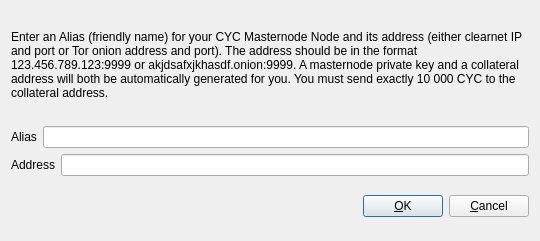
<?xml version="1.0" encoding="UTF-8"?>
<ui version="4.0">
 <class>AddEditAdrenalineNode</class>
 <widget class="QDialog" name="AddEditAdrenalineNode">
  <property name="geometry">
   <rect>
    <x>0</x>
    <y>0</y>
    <width>540</width>
    <height>241</height>
   </rect>
  </property>
  <property name="windowTitle">
   <string>Add/Edit CYC Masternode Node</string>
  </property>
  <property name="modal">
   <bool>true</bool>
  </property>
  <layout class="QVBoxLayout" name="verticalLayout">
   <item>
    <layout class="QVBoxLayout" name="verticalLayout_2">
     <property name="topMargin">
      <number>0</number>
     </property>
     <property name="bottomMargin">
      <number>0</number>
     </property>
     <item>
      <widget class="QLabel" name="label_3">
       <property name="sizePolicy">
        <sizepolicy hsizetype="Preferred" vsizetype="Expanding">
         <horstretch>0</horstretch>
         <verstretch>0</verstretch>
        </sizepolicy>
       </property>
       <property name="text">
        <string>&lt;html&gt;&lt;head/&gt;&lt;body&gt;&lt;p&gt;Enter an Alias (friendly name) for your CYC Masternode Node and its address (either clearnet IP and port or Tor onion address and port).  The address should be in the format 123.456.789.123:9999 or akjdsafxjkhasdf.onion:9999.  A masternode private key and a collateral address will both be automatically generated for you.  You must send exactly 10 000 CYC to the collateral address.&lt;/p&gt;&lt;/body&gt;&lt;/html&gt;</string>
       </property>
       <property name="wordWrap">
        <bool>true</bool>
       </property>
      </widget>
     </item>
     <item>
      <layout class="QHBoxLayout" name="horizontalLayout">
       <property name="bottomMargin">
        <number>0</number>
       </property>
       <item>
        <widget class="QLabel" name="label">
         <property name="text">
          <string>Alias</string>
         </property>
        </widget>
       </item>
       <item>
        <widget class="QLineEdit" name="aliasLineEdit"/>
       </item>
      </layout>
     </item>
     <item>
      <layout class="QHBoxLayout" name="horizontalLayout_2">
       <property name="bottomMargin">
        <number>0</number>
       </property>
       <item>
        <widget class="QLabel" name="label_2">
         <property name="text">
          <string>Address</string>
         </property>
        </widget>
       </item>
       <item>
        <widget class="QLineEdit" name="addressLineEdit"/>
       </item>
      </layout>
     </item>
     <item>
      <layout class="QHBoxLayout" name="horizontalLayout_3">
       <property name="bottomMargin">
        <number>0</number>
       </property>
      </layout>
     </item>
    </layout>
   </item>
   <item>
    <layout class="QHBoxLayout" name="horizontalLayout_Buttons">
     <item>
      <spacer name="horizontalSpacer_1">
       <property name="orientation">
        <enum>Qt::Horizontal</enum>
       </property>
       <property name="sizeHint" stdset="0">
        <size>
         <width>40</width>
         <height>48</height>
        </size>
       </property>
      </spacer>
     </item>
     <item>
      <widget class="QLabel" name="statusLabel">
       <property name="font">
        <font>
         <weight>75</weight>
         <bold>true</bold>
        </font>
       </property>
       <property name="text">
        <string/>
       </property>
       <property name="textFormat">
        <enum>Qt::PlainText</enum>
       </property>
       <property name="wordWrap">
        <bool>true</bool>
       </property>
      </widget>
     </item>
     <item>
      <spacer name="horizontalSpacer_2">
       <property name="orientation">
        <enum>Qt::Horizontal</enum>
       </property>
       <property name="sizeHint" stdset="0">
        <size>
         <width>40</width>
         <height>48</height>
        </size>
       </property>
      </spacer>
     </item>
     <item>
      <widget class="QPushButton" name="okButton">
       <property name="text">
        <string>&amp;OK</string>
       </property>
      </widget>
     </item>
     <item>
      <widget class="QPushButton" name="cancelButton">
       <property name="text">
        <string>&amp;Cancel</string>
       </property>
       <property name="autoDefault">
        <bool>false</bool>
       </property>
      </widget>
     </item>
    </layout>
   </item>
  </layout>
 </widget>
 <resources/>
 <connections/>
</ui>
